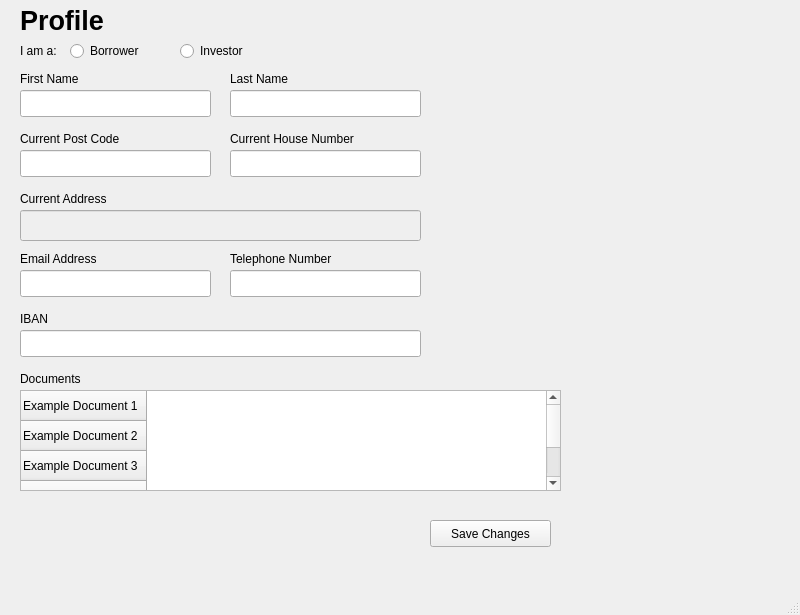
<?xml version="1.0" encoding="UTF-8"?>
<ui version="4.0">
 <class>MainWindow</class>
 <widget class="QMainWindow" name="MainWindow">
  <property name="geometry">
   <rect>
    <x>0</x>
    <y>0</y>
    <width>800</width>
    <height>615</height>
   </rect>
  </property>
  <property name="windowTitle">
   <string>MainWindow</string>
  </property>
  <widget class="QWidget" name="centralwidget">
   <widget class="QLabel" name="profile_label">
    <property name="geometry">
     <rect>
      <x>20</x>
      <y>10</y>
      <width>191</width>
      <height>21</height>
     </rect>
    </property>
    <property name="font">
     <font>
      <pointsize>20</pointsize>
      <weight>75</weight>
      <bold>true</bold>
     </font>
    </property>
    <property name="text">
     <string>Profile</string>
    </property>
   </widget>
   <widget class="QLabel" name="role_label">
    <property name="geometry">
     <rect>
      <x>20</x>
      <y>40</y>
      <width>57</width>
      <height>21</height>
     </rect>
    </property>
    <property name="text">
     <string>I am a:</string>
    </property>
   </widget>
   <widget class="QRadioButton" name="role_borrower_radiobutton">
    <property name="geometry">
     <rect>
      <x>70</x>
      <y>40</y>
      <width>104</width>
      <height>22</height>
     </rect>
    </property>
    <property name="text">
     <string>Borrower</string>
    </property>
   </widget>
   <widget class="QRadioButton" name="role_investor_radiobutton">
    <property name="geometry">
     <rect>
      <x>180</x>
      <y>40</y>
      <width>104</width>
      <height>22</height>
     </rect>
    </property>
    <property name="text">
     <string>Investor</string>
    </property>
   </widget>
   <widget class="QLabel" name="firstname_label">
    <property name="geometry">
     <rect>
      <x>20</x>
      <y>70</y>
      <width>131</width>
      <height>17</height>
     </rect>
    </property>
    <property name="text">
     <string>First Name</string>
    </property>
   </widget>
   <widget class="QLineEdit" name="firstname_lineedit">
    <property name="geometry">
     <rect>
      <x>20</x>
      <y>90</y>
      <width>191</width>
      <height>27</height>
     </rect>
    </property>
   </widget>
   <widget class="QLabel" name="lastname_label">
    <property name="geometry">
     <rect>
      <x>230</x>
      <y>70</y>
      <width>211</width>
      <height>17</height>
     </rect>
    </property>
    <property name="text">
     <string>Last Name</string>
    </property>
   </widget>
   <widget class="QLineEdit" name="lastname_lineedit">
    <property name="geometry">
     <rect>
      <x>230</x>
      <y>90</y>
      <width>191</width>
      <height>27</height>
     </rect>
    </property>
   </widget>
   <widget class="QLabel" name="postcode_label">
    <property name="geometry">
     <rect>
      <x>20</x>
      <y>130</y>
      <width>141</width>
      <height>17</height>
     </rect>
    </property>
    <property name="text">
     <string>Current Post Code</string>
    </property>
   </widget>
   <widget class="QLineEdit" name="postcode_lineedit">
    <property name="geometry">
     <rect>
      <x>20</x>
      <y>150</y>
      <width>191</width>
      <height>27</height>
     </rect>
    </property>
   </widget>
   <widget class="QLabel" name="housenumber_label">
    <property name="geometry">
     <rect>
      <x>230</x>
      <y>130</y>
      <width>171</width>
      <height>17</height>
     </rect>
    </property>
    <property name="text">
     <string>Current House Number</string>
    </property>
   </widget>
   <widget class="QLineEdit" name="housenumber_lineedit">
    <property name="geometry">
     <rect>
      <x>230</x>
      <y>150</y>
      <width>191</width>
      <height>27</height>
     </rect>
    </property>
   </widget>
   <widget class="QLabel" name="address_label">
    <property name="geometry">
     <rect>
      <x>20</x>
      <y>190</y>
      <width>141</width>
      <height>17</height>
     </rect>
    </property>
    <property name="text">
     <string>Current Address</string>
    </property>
   </widget>
   <widget class="QLabel" name="phonenumber_label">
    <property name="geometry">
     <rect>
      <x>230</x>
      <y>250</y>
      <width>141</width>
      <height>17</height>
     </rect>
    </property>
    <property name="text">
     <string>Telephone Number</string>
    </property>
   </widget>
   <widget class="QLineEdit" name="phonenumber_lineedit">
    <property name="enabled">
     <bool>true</bool>
    </property>
    <property name="geometry">
     <rect>
      <x>230</x>
      <y>270</y>
      <width>191</width>
      <height>27</height>
     </rect>
    </property>
   </widget>
   <widget class="QLabel" name="email_label">
    <property name="geometry">
     <rect>
      <x>20</x>
      <y>250</y>
      <width>141</width>
      <height>17</height>
     </rect>
    </property>
    <property name="text">
     <string>Email Address</string>
    </property>
   </widget>
   <widget class="QLineEdit" name="email_lineedit">
    <property name="geometry">
     <rect>
      <x>20</x>
      <y>270</y>
      <width>191</width>
      <height>27</height>
     </rect>
    </property>
   </widget>
   <widget class="QLabel" name="documents_label">
    <property name="geometry">
     <rect>
      <x>20</x>
      <y>370</y>
      <width>181</width>
      <height>17</height>
     </rect>
    </property>
    <property name="text">
     <string>Documents</string>
    </property>
   </widget>
   <widget class="QPushButton" name="save_profile_button">
    <property name="geometry">
     <rect>
      <x>430</x>
      <y>520</y>
      <width>121</width>
      <height>27</height>
     </rect>
    </property>
    <property name="text">
     <string>Save Changes</string>
    </property>
   </widget>
   <widget class="QTableWidget" name="documents_table">
    <property name="geometry">
     <rect>
      <x>20</x>
      <y>390</y>
      <width>541</width>
      <height>101</height>
     </rect>
    </property>
    <row>
     <property name="text">
      <string>Example Document 1</string>
     </property>
    </row>
    <row>
     <property name="text">
      <string>Example Document 2</string>
     </property>
    </row>
    <row>
     <property name="text">
      <string>Example Document 3</string>
     </property>
    </row>
    <row>
     <property name="text">
      <string>Example Document 4</string>
     </property>
    </row>
    <row>
     <property name="text">
      <string>Example Document 5</string>
     </property>
    </row>
   </widget>
   <widget class="QLineEdit" name="address_lineedit">
    <property name="enabled">
     <bool>false</bool>
    </property>
    <property name="geometry">
     <rect>
      <x>20</x>
      <y>210</y>
      <width>401</width>
      <height>31</height>
     </rect>
    </property>
   </widget>
   <widget class="QLabel" name="iban_label">
    <property name="geometry">
     <rect>
      <x>20</x>
      <y>310</y>
      <width>57</width>
      <height>17</height>
     </rect>
    </property>
    <property name="text">
     <string>IBAN</string>
    </property>
   </widget>
   <widget class="QLineEdit" name="iban_lineedit">
    <property name="geometry">
     <rect>
      <x>20</x>
      <y>330</y>
      <width>401</width>
      <height>27</height>
     </rect>
    </property>
   </widget>
  </widget>
  <widget class="QMenuBar" name="menubar">
   <property name="geometry">
    <rect>
     <x>0</x>
     <y>0</y>
     <width>800</width>
     <height>27</height>
    </rect>
   </property>
  </widget>
  <widget class="QStatusBar" name="statusbar"/>
 </widget>
 <resources/>
 <connections>
  <connection>
   <sender>role_investor_radiobutton</sender>
   <signal>toggled(bool)</signal>
   <receiver>housenumber_lineedit</receiver>
   <slot>setDisabled(bool)</slot>
   <hints>
    <hint type="sourcelabel">
     <x>238</x>
     <y>84</y>
    </hint>
    <hint type="destinationlabel">
     <x>251</x>
     <y>193</y>
    </hint>
   </hints>
  </connection>
  <connection>
   <sender>role_investor_radiobutton</sender>
   <signal>toggled(bool)</signal>
   <receiver>postcode_lineedit</receiver>
   <slot>setDisabled(bool)</slot>
   <hints>
    <hint type="sourcelabel">
     <x>213</x>
     <y>77</y>
    </hint>
    <hint type="destinationlabel">
     <x>146</x>
     <y>202</y>
    </hint>
   </hints>
  </connection>
  <connection>
   <sender>role_investor_radiobutton</sender>
   <signal>toggled(bool)</signal>
   <receiver>documents_table</receiver>
   <slot>setDisabled(bool)</slot>
   <hints>
    <hint type="sourcelabel">
     <x>276</x>
     <y>83</y>
    </hint>
    <hint type="destinationlabel">
     <x>237</x>
     <y>482</y>
    </hint>
   </hints>
  </connection>
  <connection>
   <sender>role_investor_radiobutton</sender>
   <signal>toggled(bool)</signal>
   <receiver>phonenumber_lineedit</receiver>
   <slot>setDisabled(bool)</slot>
   <hints>
    <hint type="sourcelabel">
     <x>277</x>
     <y>77</y>
    </hint>
    <hint type="destinationlabel">
     <x>199</x>
     <y>348</y>
    </hint>
   </hints>
  </connection>
 </connections>
 <slots>
  <slot>setEnabled()</slot>
  <slot>setDisbled()</slot>
 </slots>
</ui>
